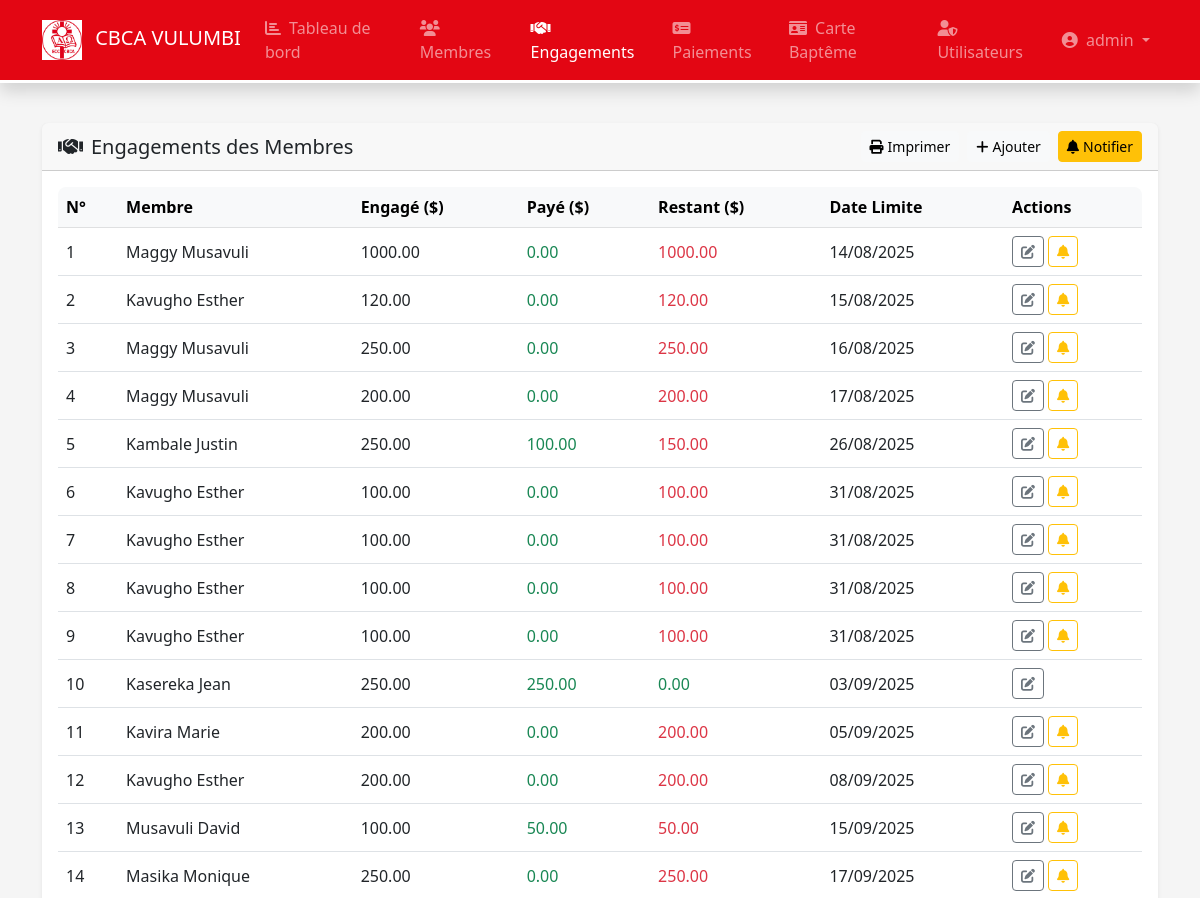
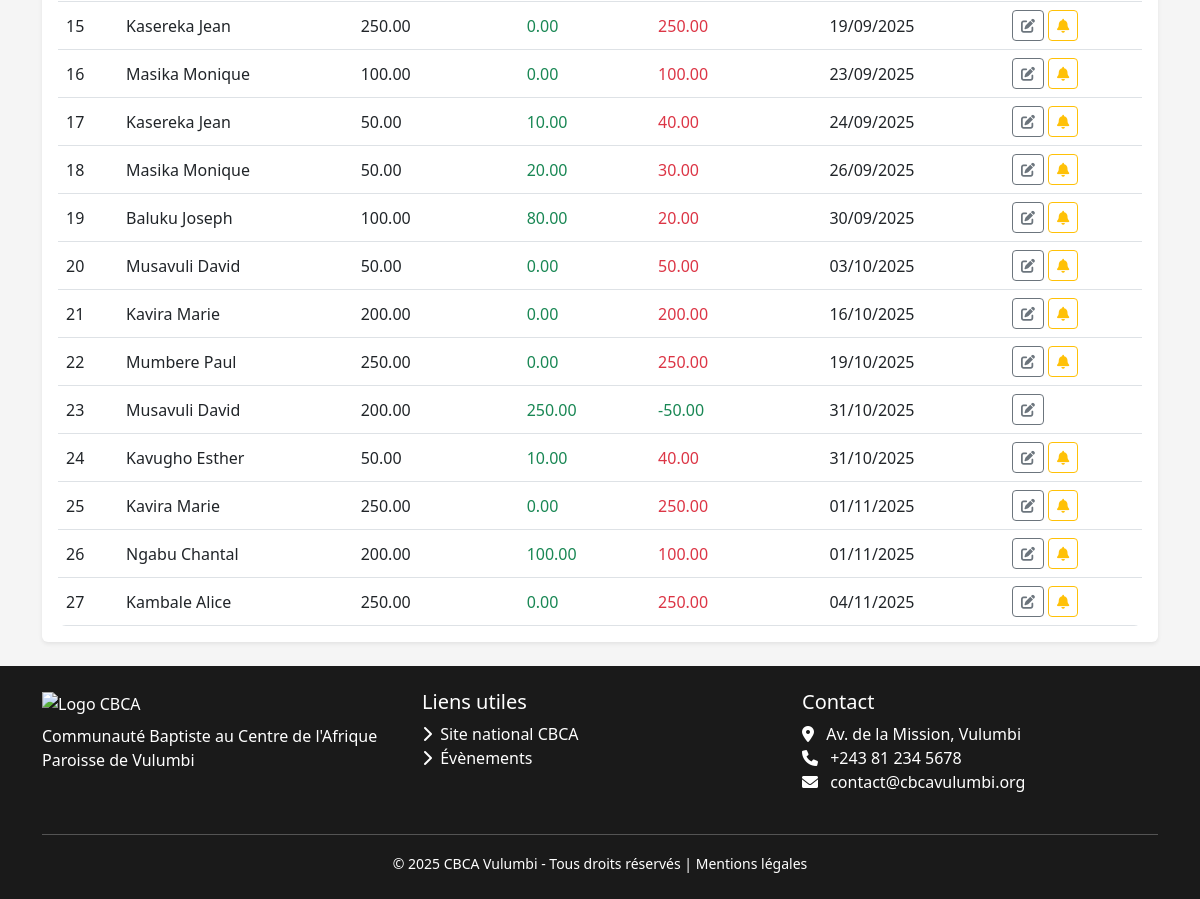
Page /engagements (signed in) on the earlier database version (2 pictures, top to bottom).
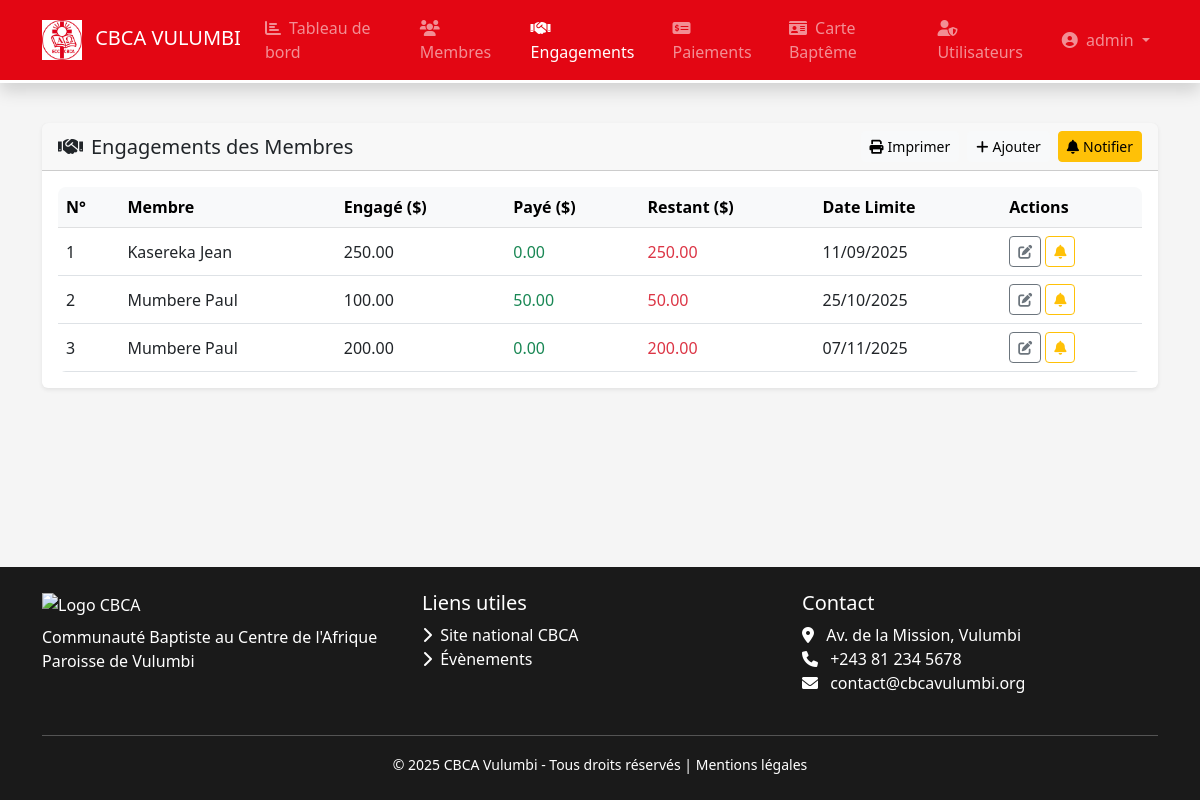
Same page on the later database version.
### models.py (models this page shows, shortened)
class Engagement(db.Model):
    __tablename__ = 'engagements'
    id = db.Column(db.Integer, primary_key=True)
    membre_id = db.Column(db.Integer, db.ForeignKey('membres.id'), nullable=False)
    montant_total = db.Column(db.Float, nullable=False)
    date_engagement = db.Column(db.DateTime, default=datetime.utcnow)
    date_limite = db.Column(db.Date, nullable=False)
    description = db.Column(db.String(200))
    statut = db.Column(db.String(20), default='En cours')
    paiements = db.relationship('Paiement', backref='engagement', lazy=True, cascade="all, delete-orphan")
    notifications = db.relationship('Notification', backref='engagement', lazy=True, cascade="all, delete-orphan")
    def montant_restant(self):
        return self.montant_total - sum(p.montant for p in self.paiements)

class CarteBapteme(db.Model):
    __tablename__='cartebapteme'
    id = db.Column(db.Integer, primary_key=True)
    numero = db.Column(db.String(100), nullable=False)
    nom = db.Column(db.String(100), nullable=False)
    adresse = db.Column(db.String(200))
    date_naissance = db.Column(db.Date)
    sexe = db.Column(db.String(1))
    photo = db.Column(db.String(100))
    created_at = db.Column(db.DateTime, default=datetime.utcnow)
    membre = db.relationship('Membre', backref='cartebapteme', lazy=True)

class Paiement(db.Model):
    __tablename__ = 'paiements'
    id = db.Column(db.Integer, primary_key=True)
    engagement_id = db.Column(db.Integer, db.ForeignKey('engagements.id'), nullable=False)
    montant = db.Column(db.Float, nullable=False)
    date_paiement = db.Column(db.Date, default=datetime.utcnow)

### app.py (the view)
@app.route('/engagements')
@login_required
def liste_engagements():
    from models import Engagement
    engagements = Engagement.query.order_by(Engagement.date_limite).all()
    membres = Membre.query.order_by(Membre.id.desc()).all()
    return render_template('engagements/liste.html', title="Engagements", engagements=engagements, membres=membres)

### app.py (called while the page is built)
@login_manager.user_loader
def load_user(user_id):
    from models import User
    return User.query.get(int(user_id))

### templates/engagements/liste.html (shortened to what this page needs)
{% extends "base.html" %}
{% block content %}
<div class="card shadow-sm border-0 mt-3 printable-area">
  <div class="card-header bg-cbca no-print">
    <div class="d-flex justify-content-between align-items-center">
      <h5 class="mb-0"><i class="fas fa-handshake me-2"></i>Engagements des Membres</h5>
      <div class="d-flex gap-2">
        <button id="printButton" class="btn btn-light btn-sm no-print">
          <i class="fas fa-print me-1"></i>Imprimer
        </button>
        <a href="{{ url_for('ajouter_engagement') }}" class="btn btn-light btn-sm no-print">
          <i class="fas fa-plus me-1"></i>Ajouter
        </a>
        <a href="{{ url_for('notifier_tous_membres') }}" class="btn btn-warning btn-sm no-print">
          <i class="fas fa-bell me-1"></i>Notifier
        </a>
      </div>
    </div>
  </div>
  <div class="card-body">
    <div class="table-responsive">
      <table class="table table-hover align-middle">
        <thead class="table-light">
          <tr>
            <th>N°</th>
            <th>Membre</th>
            <th>Engagé ($)</th>
            <th>Payé ($)</th>
            <th>Restant ($)</th>
            <th>Date Limite</th>
            <th class="no-print">Actions</th>
          </tr>
        </thead>
        <tbody>
          {% for engagement in engagements %}
          {% set paye = engagement.montant_total - engagement.montant_restant() %}
          <tr>
            <td>{{ loop.index }}</td>
            <td>{{ engagement.membre.cartebapteme.nom }}</td>
            <td>{{ "%.2f"|format(engagement.montant_total) }}</td>
            <td class="text-success">{{ "%.2f"|format(paye) }}</td>
            <td class="{{ 'text-danger' if engagement.montant_restant() > 0 else 'text-success' }}">
              {{ "%.2f"|format(engagement.montant_restant()) }}
            </td>
            <td>{{ engagement.date_limite.strftime('%d/%m/%Y') }}</td>
            <td class="no-print">
              <div class="d-flex gap-1">
                <a href="#" class="btn btn-sm btn-outline-secondary" data-bs-toggle="modal" data-bs-target="#modalEdit{{ engagement.id }}">
                  <i class="fas fa-edit"></i>
                </a>
                {% if engagement.montant_restant() > 0 %}
                <form method="POST" action="{{ url_for('notifier_membre_engagement', id=engagement.id) }}">
                  <button type="submit" class="btn btn-sm btn-outline-warning">
                    <i class="fas fa-bell"></i>
                  </button>
                </form>
                {% endif %}
              </div>
            </td>
          </tr>
          {% endfor %}
        </tbody>
      </table>
    </div>
  </div>
</div>
{% endblock %}

Differences in the rows shown:
removed Engagement: membre.cartebapteme.nom "Maggy Musavuli", montant_total "1000.00", paye "0.00", montant_restant "1000.00", date_limite "14/08/2025"
removed Engagement: membre.cartebapteme.nom "Kavugho Esther", montant_total "120.00", paye "0.00", montant_restant "120.00", date_limite "15/08/2025"
removed Engagement: membre.cartebapteme.nom "Maggy Musavuli", montant_total "250.00", paye "0.00", montant_restant "250.00", date_limite "16/08/2025"
removed Engagement: membre.cartebapteme.nom "Maggy Musavuli", montant_total "200.00", paye "0.00", montant_restant "200.00", date_limite "17/08/2025"
removed Engagement: membre.cartebapteme.nom "Kambale Justin", montant_total "250.00", paye "100.00", montant_restant "150.00", date_limite "26/08/2025"
removed Engagement: membre.cartebapteme.nom "Kavugho Esther", montant_total "100.00", paye "0.00", montant_restant "100.00", date_limite "31/08/2025"
removed Engagement: membre.cartebapteme.nom "Kavugho Esther", montant_total "100.00", paye "0.00", montant_restant "100.00", date_limite "31/08/2025"
removed Engagement: membre.cartebapteme.nom "Kavugho Esther", montant_total "100.00", paye "0.00", montant_restant "100.00", date_limite "31/08/2025"
removed Engagement: membre.cartebapteme.nom "Kavugho Esther", montant_total "100.00", paye "0.00", montant_restant "100.00", date_limite "31/08/2025"
removed Engagement: membre.cartebapteme.nom "Kavira Marie", montant_total "200.00", paye "0.00", montant_restant "200.00", date_limite "05/09/2025"
removed Engagement: membre.cartebapteme.nom "Kavugho Esther", montant_total "200.00", paye "0.00", montant_restant "200.00", date_limite "08/09/2025"
removed Engagement: membre.cartebapteme.nom "Musavuli David", montant_total "100.00", paye "50.00", montant_restant "50.00", date_limite "15/09/2025"
removed Engagement: membre.cartebapteme.nom "Masika Monique", montant_total "250.00", paye "0.00", montant_restant "250.00", date_limite "17/09/2025"
removed Engagement: membre.cartebapteme.nom "Masika Monique", montant_total "100.00", paye "0.00", montant_restant "100.00", date_limite "23/09/2025"
removed Engagement: membre.cartebapteme.nom "Masika Monique", montant_total "50.00", paye "20.00", montant_restant "30.00", date_limite "26/09/2025"
removed Engagement: membre.cartebapteme.nom "Baluku Joseph", montant_total "100.00", paye "80.00", montant_restant "20.00", date_limite "30/09/2025"
removed Engagement: membre.cartebapteme.nom "Musavuli David", montant_total "50.00", paye "0.00", montant_restant "50.00", date_limite "03/10/2025"
removed Engagement: membre.cartebapteme.nom "Kavira Marie", montant_total "200.00", paye "0.00", montant_restant "200.00", date_limite "16/10/2025"
removed Engagement: membre.cartebapteme.nom "Mumbere Paul", montant_total "250.00", paye "0.00", montant_restant "250.00", date_limite "19/10/2025"
removed Engagement: membre.cartebapteme.nom "Musavuli David", montant_total "200.00", paye "250.00", montant_restant "-50.00", date_limite "31/10/2025"
removed Engagement: membre.cartebapteme.nom "Kavugho Esther", montant_total "50.00", membre "10.00", montant_restant "40.00", date_limite "31/10/2025"
removed Engagement: membre.cartebapteme.nom "Kavira Marie", montant_total "250.00", paye "0.00", montant_restant "250.00", date_limite "01/11/2025"
removed Engagement: membre.cartebapteme.nom "Ngabu Chantal", montant_total "200.00", paye "100.00", montant_restant "100.00", date_limite "01/11/2025"
removed Engagement: membre.cartebapteme.nom "Kambale Alice", montant_total "250.00", paye "0.00", montant_restant "250.00", date_limite "04/11/2025"
changed Engagement "Kasereka Jean": montant_total "250.00" → "0.00"; montant_restant "0.00" → "250.00"; date_limite "03/09/2025" → "11/09/2025"
changed Engagement (number 2 of 3 on the later page): membre.cartebapteme.nom "Kasereka Jean" → "Mumbere Paul"; montant_total "50.00" → "100.00"; paye "10.00" → "50.00"; montant_restant "40.00" → "50.00"; date_limite "24/09/2025" → "25/10/2025"; moves up the list
changed Engagement (number 3 of 3 on the later page): membre.cartebapteme.nom "Kasereka Jean" → "Mumbere Paul"; montant_total "250.00" → "200.00"; montant_restant "250.00" → "200.00"; date_limite "19/09/2025" → "07/11/2025"
